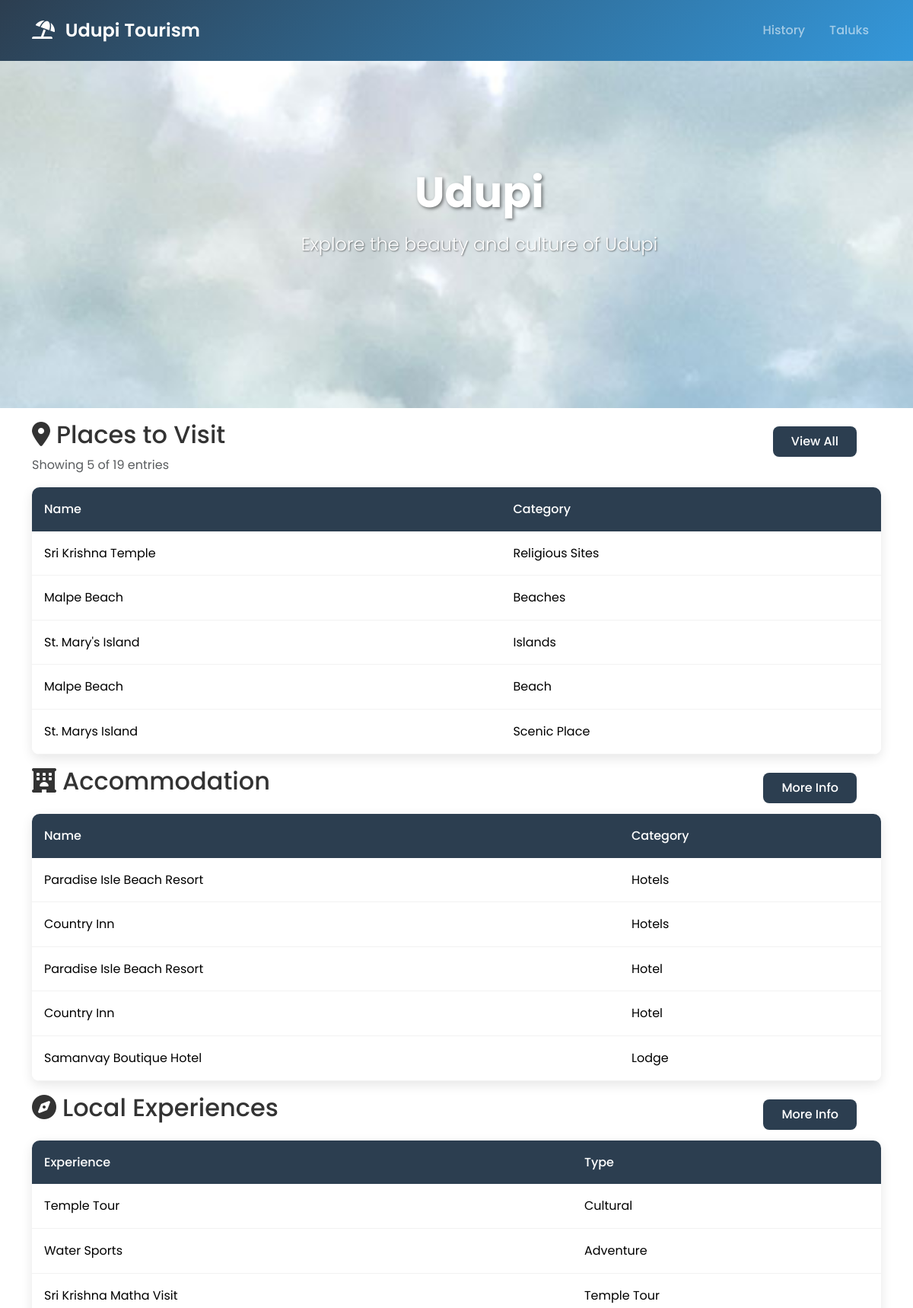
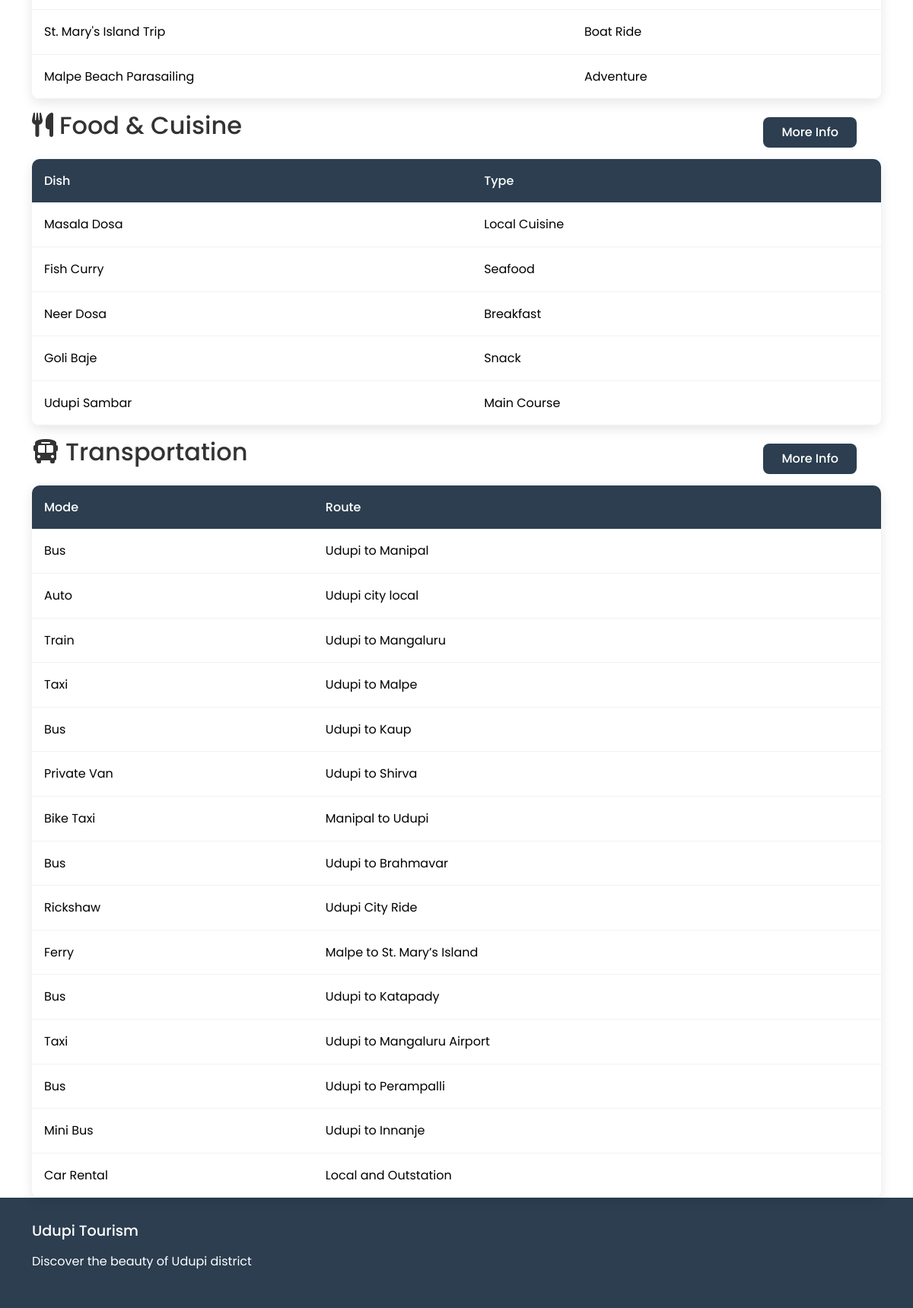
/taluk.php?name=udupi, run on the app's committed database (2 pictures, top to bottom).
### tables this page shows
CREATE TABLE `destinations` (
  `destination_id` int NOT NULL,
  `taluk_id` int DEFAULT NULL,
  `category` varchar(50) NOT NULL,
  `name` varchar(100) NOT NULL,
  `description` text,
  `location` varchar(255) DEFAULT NULL,
  `image_url` varchar(255) DEFAULT NULL,
  `created_at` timestamp NULL DEFAULT CURRENT_TIMESTAMP
);

CREATE TABLE `accommodation` (
  `accommodation_id` int NOT NULL,
  `taluk_id` int DEFAULT NULL,
  `category` varchar(50) NOT NULL,
  `name` varchar(100) NOT NULL,
  `description` text,
  `location` varchar(255) DEFAULT NULL,
  `contact` varchar(100) DEFAULT NULL,
  `price_range` varchar(50) DEFAULT NULL,
  `image_url` varchar(255) DEFAULT NULL,
  `created_at` timestamp NULL DEFAULT CURRENT_TIMESTAMP
);

CREATE TABLE `local_experiences` (
  `experience_id` int NOT NULL,
  `taluk_id` int DEFAULT NULL,
  `category` varchar(50) NOT NULL,
  `name` varchar(100) NOT NULL,
  `description` text,
  `duration` varchar(50) DEFAULT NULL,
  `price_range` varchar(50) DEFAULT NULL,
  `image_url` varchar(255) DEFAULT NULL,
  `created_at` timestamp NULL DEFAULT CURRENT_TIMESTAMP
);

CREATE TABLE `food` (
  `food_id` int NOT NULL,
  `taluk_id` int DEFAULT NULL,
  `category` varchar(50) NOT NULL,
  `name` varchar(100) NOT NULL,
  `description` text,
  `best_places` text,
  `price_range` varchar(50) DEFAULT NULL,
  `image_url` varchar(255) DEFAULT NULL,
  `created_at` timestamp NULL DEFAULT CURRENT_TIMESTAMP
);

CREATE TABLE `transportation` (
  `transport_id` int NOT NULL,
  `taluk_id` int NOT NULL,
  `mode` varchar(100) NOT NULL,
  `route` varchar(255) NOT NULL,
  `frequency` varchar(100) DEFAULT NULL,
  `contact` varchar(100) DEFAULT NULL,
  `description` text
);

### taluk.php (the view, shortened to what this page needs)
<?php
require_once 'config.php';
$taluk_name = isset($_GET['name']) ? $_GET['name'] : '';
$display_name = ucfirst($taluk_name);
$background_image = "images/taluks/{$taluk_name}_hero.jpg";
if (!file_exists($background_image)) {
    $background_image = "images/taluks/default_hero.jpg";
}
?>
<!DOCTYPE html>
<html lang="en">
<head>
    <link href="https://cdn.jsdelivr.net/npm/bootstrap@5.3.2/dist/css/bootstrap.min.css" rel="stylesheet">
    <link rel="stylesheet" href="https://cdnjs.cloudflare.com/ajax/libs/font-awesome/6.0.0/css/all.min.css">
    <link rel="stylesheet" href="css/style.css">
</head>
<body>
    <nav class="navbar navbar-expand-lg navbar-dark fixed-top">
        <div class="container">
            <a class="navbar-brand" href="index.php">
                <i class="fas fa-umbrella-beach"></i> Udupi Tourism
            </a>
            <div class="collapse navbar-collapse" id="navbarNav">
                <ul class="navbar-nav ms-auto">
                    <li class="nav-item">
                        <a class="nav-link" href="index.php#history">History</a>
                    </li>
                    <li class="nav-item">
                        <a class="nav-link" href="index.php#taluks">Taluks</a>
                    </li>
                </ul>
            </div>
        </div>
    </nav>
    <section class="taluk-hero-section" style="background-image: url('<?php echo $background_image; ?>');">
        <div class="hero-content">
            <h1><?php echo $display_name; ?></h1>
            <p class="lead">Explore the beauty and culture of <?php echo $display_name; ?></p>
        </div>
    </section>
    <section class="taluk-info-section">
        <div class="container">
            <div class="info-card">
                <h2><i class="fas fa-map-marker-alt me-2"></i>Places to Visit</h2>
                <div class="d-flex justify-content-between mb-3">
                    <span class="text-muted">
                        <?php
                        $countStmt = $pdo->prepare("SELECT COUNT(*) FROM destinations WHERE taluk_id = (SELECT taluk_id FROM taluk WHERE LOWER(taluk_name) = LOWER(?))");
                        $countStmt->execute([$taluk_name]);
                        $totalCount = $countStmt->fetchColumn();
                        echo "Showing 5 of $totalCount entries";
                        ?>
                    </span>
                    <button type="button" class="btn btn-primary" data-bs-toggle="modal" data-bs-target="#placesModal">
                        View All
                    </button>
                </div>
                <div class="table-container">
                    <table class="table table-hover">
                        <thead>
                            <tr>
                                <th>Name</th>
                                <th>Category</th>
                            </tr>
                        </thead>
                        <tbody>
                            <?php
                            $stmt = $pdo->prepare("SELECT * FROM destinations WHERE taluk_id = (SELECT taluk_id FROM taluk WHERE LOWER(taluk_name) = LOWER(?)) LIMIT 5");
                            $stmt->execute([$taluk_name]);
                            while($row = $stmt->fetch()) {
                                echo "<tr>";
                                echo "<td>" . htmlspecialchars($row['name']) . "</td>";
                                echo "<td>" . htmlspecialchars($row['category']) . "</td>";
                                echo "</tr>";
                            }
                            ?>
                        </tbody>
                    </table>
                </div>
            </div>
            <div class="info-card">
                <h2><i class="fas fa-hotel me-2"></i>Accommodation</h2>
                <div class="d-flex justify-content-end mb-3">
                    <button type="button" class="btn btn-primary" data-bs-toggle="modal" data-bs-target="#accommodationModal">
                        More Info
                    </button>
                </div>
                <div class="table-container">
                    <table class="table table-hover">
                        <thead>
                            <tr>
                                <th>Name</th>
                                <th>Category</th>
                            </tr>
                        </thead>
                        <tbody>
                            <?php
                            $stmt = $pdo->prepare("SELECT * FROM accommodation WHERE taluk_id = (SELECT taluk_id FROM taluk WHERE LOWER(taluk_name) = LOWER(?)) LIMIT 5");
                            $stmt->execute([$taluk_name]);
                            while($row = $stmt->fetch()) {
                                echo "<tr>";
                                echo "<td>" . htmlspecialchars($row['name']) . "</td>";
                                echo "<td>" . htmlspecialchars($row['category']) . "</td>";
                                echo "</tr>";
                            }
                            ?>
                        </tbody>
                    </table>
                </div>
            </div>
            <div class="info-card">
                <h2><i class="fas fa-compass me-2"></i>Local Experiences</h2>
                <div class="d-flex justify-content-end mb-3">
                    <button type="button" class="btn btn-primary" data-bs-toggle="modal" data-bs-target="#experiencesModal">
                        More Info
                    </button>
                </div>
                <div class="table-container">
                    <table class="table table-hover">
                        <thead>
                            <tr>
                                <th>Experience</th>
                                <th>Type</th>
                            </tr>
                        </thead>
                        <tbody>
                            <?php
                            $stmt = $pdo->prepare("SELECT * FROM local_experiences WHERE taluk_id = (SELECT taluk_id FROM taluk WHERE LOWER(taluk_name) = LOWER(?)) LIMIT 5");
                            $stmt->execute([$taluk_name]);
                            while($row = $stmt->fetch()) {
                                echo "<tr>";
                                echo "<td>" . htmlspecialchars($row['name']) . "</td>";
                                echo "<td>" . htmlspecialchars($row['category']) . "</td>";
                                echo "</tr>";
                            }
                            ?>
                        </tbody>
                    </table>
                </div>
            </div>
            <div class="info-card">
                <h2><i class="fas fa-utensils me-2"></i>Food & Cuisine</h2>
                <div class="d-flex justify-content-end mb-3">
                    <button type="button" class="btn btn-primary" data-bs-toggle="modal" data-bs-target="#foodModal">
                        More Info
                    </button>
                </div>
                <div class="table-container">
                    <table class="table table-hover">
                        <thead>
                            <tr>
                                <th>Dish</th>
                                <th>Type</th>
                            </tr>
                        </thead>
                        <tbody>
                            <?php
                            $stmt = $pdo->prepare("SELECT * FROM food WHERE taluk_id = (SELECT taluk_id FROM taluk WHERE LOWER(taluk_name) = LOWER(?)) LIMIT 5");
                            $stmt->execute([$taluk_name]);
                            while($row = $stmt->fetch()) {
                                echo "<tr>";
                                echo "<td>" . htmlspecialchars($row['name']) . "</td>";
                                echo "<td>" . htmlspecialchars($row['category']) . "</td>";
                                echo "</tr>";
                            }
                            ?>
                        </tbody>
                    </table>
                </div>
            </div>
            <div class="info-card">
                <h2><i class="fas fa-bus me-2"></i>Transportation</h2>
                <div class="d-flex justify-content-end mb-3">
                    <button type="button" class="btn btn-primary" data-bs-toggle="modal" data-bs-target="#transportModal">
                        More Info
                    </button>
                </div>
                <div class="table-container">
                    <table class="table table-hover">
                        <thead>
                            <tr>
                                <th>Mode</th>
                                <th>Route</th>
                            </tr>
                        </thead>
                        <tbody>
                            <?php
                            $stmt = $pdo->prepare("SELECT * FROM transportation WHERE taluk_id = (SELECT taluk_id FROM taluk WHERE LOWER(taluk_name) = LOWER(?))");
                            $stmt->execute([$taluk_name]);
                            while($row = $stmt->fetch()) {
                                echo "<tr>";
                                echo "<td>" . htmlspecialchars($row['mode']) . "</td>";
                                echo "<td>" . htmlspecialchars($row['route']) . "</td>";
                                echo "</tr>";
                            }
                            ?>
                        </tbody>
                    </table>
                </div>
            </div>
        </div>
    </section>
    <footer>
        <div class="container">
            <div class="row">
                <div class="col-md-6">
                    <h5>Udupi Tourism</h5>
                    <p>Discover the beauty of Udupi district</p>
                </div>
            </div>
        </div>
    </footer>
</body>
</html>

### css/style.css (style rules this page uses)
:root { --primary-color: #2c3e50; --secondary-color: #3498db; --accent-color: #e74c3c; --text-color: #333; --light-bg: #f8f9fa; --dark-bg: #2c3e50; --gradient-primary: linear-gradient(135deg, #2c3e50 0%, #3498db 100%); --gradient-secondary: linear-gradient(135deg, #3498db 0%, #2c3e50 100%); }
* { margin: 0; padding: 0; box-sizing: border-box; }
body { font-family: 'Poppins', sans-serif; line-height: 1.6; color: var(--text-color); overflow-x: hidden; }
.navbar { background: var(--gradient-primary); padding: 1rem 0; transition: all 0.3s ease; }
.navbar-brand { font-size: 1.5rem; font-weight: 600; }
.navbar-brand i { margin-right: 0.5rem; }
.nav-link { font-weight: 500; padding: 0.5rem 1rem !important; transition: all 0.3s ease; }
.hero-content { position: relative; z-index: 1; max-width: 600px; padding: 2rem; margin-left: 5%; animation: fadeInLeft 1s ease; }
.hero-content h1 { font-size: 3.5rem; font-weight: 700; margin-bottom: 1rem; text-shadow: 2px 2px 4px rgba(0, 0, 0, 0.5); }
.hero-content .lead { font-size: 1.5rem; margin-bottom: 2rem; text-shadow: 1px 1px 2px rgba(0, 0, 0, 0.5); }
footer { background: var(--dark-bg); color: white; padding: 2rem 0; }
footer h5 { font-size: 1.2rem; margin-bottom: 1rem; }
.taluk-hero-section { height: 60vh; position: relative; display: flex; align-items: center; justify-content: center; text-align: center; color: white; background: linear-gradient(rgba(0, 0, 0, 0.5), rgba(0, 0, 0, 0.5)), var(--gradient-primary); margin-top: 56px; background-size: cover; background-position: center; background-attachment: fixed; }
.taluk-hero-section .hero-content { position: relative; z-index: 1; max-width: 800px; padding: 0 1rem; animation: fadeInUp 1s ease; }
.taluk-hero-section h1 { font-size: 3.5rem; font-weight: 700; margin-bottom: 1rem; text-shadow: 2px 2px 4px rgba(0, 0, 0, 0.5); }
.taluk-hero-section .lead { font-size: 1.5rem; text-shadow: 1px 1px 2px rgba(0, 0, 0, 0.5); }
.info-card { position: relative; padding-top: 1rem; }
.info-card .btn-primary { position: absolute; top: 1.5rem; right: 2rem; padding: 0.5rem 1.5rem; font-weight: 500; transition: all 0.3s ease; }
.table-container { margin-top: 1rem; border-radius: 10px; overflow: hidden; box-shadow: 0 5px 15px rgba(0, 0, 0, 0.1); }
.table { margin-bottom: 0; background: white; }
.table th { background: var(--primary-color); color: white; font-weight: 500; padding: 1rem; border: none; }
.table td { padding: 1rem; vertical-align: middle; border-color: rgba(0, 0, 0, 0.05); }
.table tbody tr { transition: background-color 0.3s ease; }
.btn-primary { padding: 0.75rem 1.5rem; font-weight: 500; border-radius: 8px; background-color: var(--primary-color); border: none; transition: all 0.3s ease; }

### data on the page
destinations: name "Sri Krishna Temple", category "Religious Sites"
destinations: name "Malpe Beach", category "Beaches"
destinations: name "St. Mary's Island", category "Islands"
destinations: name "Malpe Beach", category "Beach"
destinations: name "St. Marys Island", category "Scenic Place"
accommodation: name "Paradise Isle Beach Resort", category "Hotels"
accommodation: name "Country Inn", category "Hotels"
accommodation: name "Paradise Isle Beach Resort", category "Hotel"
accommodation: name "Country Inn", category "Hotel"
accommodation: name "Samanvay Boutique Hotel", category "Lodge"
local_experiences: name "Temple Tour", category "Cultural"
local_experiences: name "Water Sports", category "Adventure"
local_experiences: name "Sri Krishna Matha Visit", category "Temple Tour"
local_experiences: name "St. Mary's Island Trip", category "Boat Ride"
local_experiences: name "Malpe Beach Parasailing", category "Adventure"
food: name "Masala Dosa", category "Local Cuisine"
food: name "Fish Curry", category "Seafood"
food: name "Neer Dosa", category "Breakfast"
food: name "Goli Baje", category "Snack"
food: name "Udupi Sambar", category "Main Course"
transportation: mode "Bus", route "Udupi to Manipal"
transportation: mode "Auto", route "Udupi city local"
transportation: mode "Train", route "Udupi to Mangaluru"
transportation: mode "Taxi", route "Udupi to Malpe"
transportation: mode "Bus", route "Udupi to Kaup"
transportation: mode "Private Van", route "Udupi to Shirva"
transportation: mode "Bike Taxi", route "Manipal to Udupi"
transportation: mode "Bus", route "Udupi to Brahmavar"
transportation: mode "Rickshaw", route "Udupi City Ride"
transportation: mode "Ferry", route "Malpe to St. Mary’s Island"
transportation: mode "Bus", route "Udupi to Katapady"
transportation: mode "Taxi", route "Udupi to Mangaluru Airport"
transportation: mode "Bus", route "Udupi to Perampalli"
transportation: mode "Mini Bus", route "Udupi to Innanje"
transportation: mode "Car Rental", route "Local and Outstation"

### other printed values
$display_name "Udupi"
$totalCount "19"
